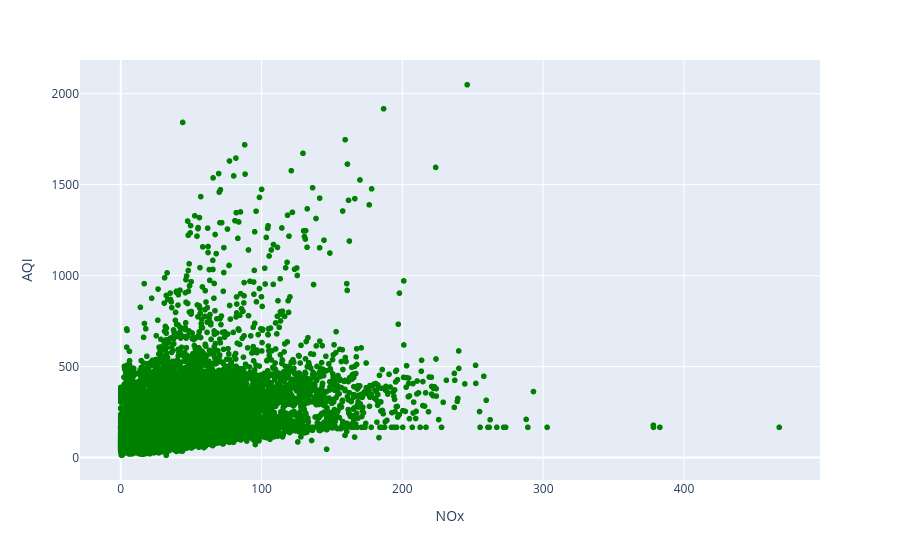

The code cell stored with this chart in its notebook:
### Code cell
fig = px.scatter(df2, x="NOx", y="AQI", color_discrete_sequence=['green'])

fig.show()

### Figure 1 — Plotly figure (JSON) as saved in the notebook; plotly's stock layout.template omitted (floating-point values rounded to 4 significant figures; data arrays with more than 128 entries replaced by an {"elided": "..."} marker saying what was removed)
{"data": [{"hovertemplate": "NOx=%{x}<br>AQI=%{y}<extra></extra>", "legendgroup": "", "marker": {"color": "green", "symbol": "circle"}, "mode": "markers", "name": "", "showlegend": false, "type": "scattergl", "x": {"elided": "29531 float values"}, "xaxis": "x", "y": {"elided": "29531 float values"}, "yaxis": "y"}], "layout": {"legend": {"tracegroupgap": 0}, "margin": {"t": 60}, "xaxis": {"anchor": "y", "domain": [0, 1], "title": {"text": "NOx"}}, "yaxis": {"anchor": "x", "domain": [0, 1], "title": {"text": "AQI"}}}}
